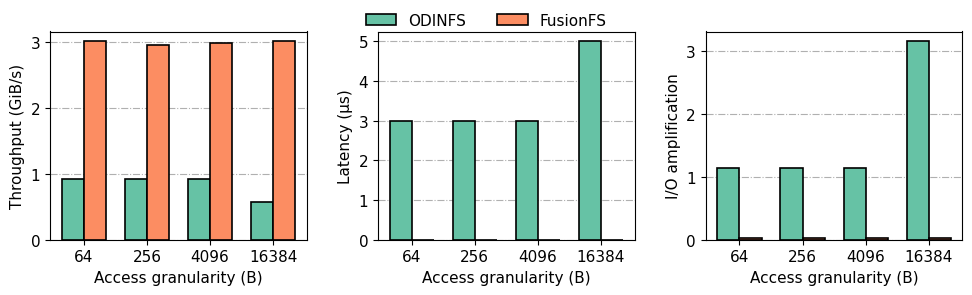

Write the Python code that produced this figure.
import matplotlib.pyplot as plt
import numpy as np

old_fontsize = plt.rcParams['font.size']
plt.rcParams['font.size'] = old_fontsize * 1.1

# hat = ['|//','-\\\\','|\\\\','-//',"--","\\\\",'//',"xx"]
markers = ['H', '^', '>', 'D', 'o', 's', 'p', 'x']
c = np.array([[102, 194, 165], [252, 141, 98], [141, 160, 203], 
        [231, 138, 195], [166,216,84], [255, 217, 47],
        [229, 196, 148], [179, 179, 179]])
c  = c/255

# Define the log file names in the desired order
log_files = {
    "64": {
        "odinfs": "../data/odinfs-granularity-64/pm-array:odinfs:breakdown-uniform:bufferedio.dat",
        "FusionFS": "../data/odinfs-granularity-64/pm-array:FusionFS:breakdown-uniform:bufferedio.dat"
    },
    "256": {
        "odinfs": "../data/odinfs-granularity-256/pm-array:odinfs:breakdown-uniform:bufferedio.dat",
        "FusionFS": "../data/odinfs-granularity-256/pm-array:FusionFS:breakdown-uniform:bufferedio.dat"
    },
    "4096": {
        "odinfs": "../data/odinfs-granularity-4096/pm-array:odinfs:breakdown-uniform:bufferedio.dat",
        "FusionFS": "../data/odinfs-granularity-4096/pm-array:FusionFS:breakdown-uniform:bufferedio.dat"
    },
    "16384": {
        "odinfs": "../data/odinfs-granularity-16384/pm-array:odinfs:breakdown-uniform:bufferedio.dat",
        "FusionFS": "../data/odinfs-granularity-16384/pm-array:FusionFS:breakdown-uniform:bufferedio.dat"
    }
}

# Initialize lists to store the data
x_values = []
y_values_1_odinfs = []
y_values_1_FusionFS = []
y_values_2_odinfs = []
y_values_2_FusionFS = []
y_values_3_odinfs = []
y_values_3_FusionFS = []

# Read the data from the log files
for granularity, paths in log_files.items():
    for fs, file_path in paths.items():
        with open(file_path, "r") as file:
            lines = file.readlines()
            
            # Extract the relevant data from the log file
            data_line = lines[1].strip().split()
            if fs == "odinfs":
                if granularity not in x_values:
                    x_values.append(granularity)
                thp = float(data_line[1])
                latency = float(data_line[2])
                MiB = thp / 1024 * 10 # we run for 10 seconds
                amp = float(data_line[-1]) / MiB

                y_values_1_odinfs.append(thp / 1024 / 1024)
                y_values_2_odinfs.append(amp)
                y_values_3_odinfs.append(latency)
            elif fs == "FusionFS":
                thp = float(data_line[1])
                latency = float(data_line[2])
                MiB = thp / 1024 * 10 # we run for 10 seconds
                amp = float(data_line[-1]) / MiB

                y_values_1_FusionFS.append(thp / 1024 / 1024)
                y_values_2_FusionFS.append(amp)
                y_values_3_FusionFS.append(latency)

# Create a figure with three subplots
fig, (ax1, ax2, ax3) = plt.subplots(1, 3, figsize=(10, 3)) #, layout="constrained")

# Plot the first subplot
width = 0.35  # width of the bars
x = np.arange(len(x_values))
ax1.set_axisbelow(True)
ax1.bar(x - width/2, y_values_1_odinfs, width, label="ODINFS", color=c[0], edgecolor='black', lw=1.2)
ax1.bar(x + width/2, y_values_1_FusionFS, width, label="FusionFS", color=c[1], edgecolor='black', lw=1.2)
ax1.set_ylabel("Throughput (GiB/s)")
ax1.set_xlabel("Access granularity (B)")
ax1.set_xticks(x)
ax1.set_xticklabels(x_values)
ax1.grid(axis='y', linestyle='-.')

# Plot the second subplot
ax2.set_axisbelow(True)
ax2.bar(x - width/2, y_values_3_odinfs, width, label="ODINFS", color=c[0], edgecolor='black', lw=1.2)
ax2.bar(x + width/2, y_values_3_FusionFS, width, label="FusionFS", color=c[1], edgecolor='black', lw=1.2)
ax2.set_ylabel("Latency (μs)")
ax2.set_xlabel("Access granularity (B)")
ax2.set_xticks(x)
ax2.set_xticklabels(x_values)
ax2.grid(axis='y', linestyle='-.')

# Plot the third subplot
ax3.set_axisbelow(True)
ax3.bar(x - width/2, y_values_2_odinfs, width, label="ODINFS", color=c[0], edgecolor='black', lw=1.2)
ax3.bar(x + width/2, y_values_2_FusionFS, width, label="FusionFS", color=c[1], edgecolor='black', lw=1.2)
ax3.set_ylabel("I/O amplification")
ax3.set_xlabel("Access granularity (B)")
ax3.set_xticks(x)
ax3.set_xticklabels(x_values)
ax3.grid(axis='y', linestyle='-.')

# Create a shared legend
handles, labels = ax1.get_legend_handles_labels()
fig.legend(handles, labels, loc=9, ncol=2, frameon=False)

# Calculate the percentage increase in y_values_1_odinfs
y_values_1_odinfs_increase = [((y_values_1_odinfs[i] - y_values_1_odinfs[i-1]) / y_values_1_odinfs[i-1]) * 100 for i in range(1, len(y_values_1_odinfs))]

# Calculate the percentage increase in y_values_2_odinfs
y_values_2_odinfs_increase = [((y_values_2_odinfs[i] - y_values_2_odinfs[i-1]) / y_values_2_odinfs[i-1]) * 100 for i in range(1, len(y_values_2_odinfs))]

# Print the percentage increase in y_values_1_odinfs
print("Percentage increase in y_values_1_odinfs:")
for increase in y_values_1_odinfs_increase:
    print(f"{increase:.2f}%")
print("Combined increase between last and first value:")
print(f"{((y_values_1_odinfs[-1] - y_values_1_odinfs[0]) / y_values_1_odinfs[0]) * 100:.2f}%")

# Print the percentage increase in y_values_2_odinfs
print("Percentage increase in y_values_2_odinfs:")
for increase in y_values_2_odinfs_increase:
    print(f"{increase:.2f}%")
print("Combined increase between last and first value:")
print(f"{((y_values_2_odinfs[-1] - y_values_2_odinfs[0]) / y_values_2_odinfs[0]) * 100:.2f}%")

plt.tight_layout()
fig.subplots_adjust(top=0.9)
plt.savefig("simulate-cxl.png", bbox_inches='tight')
plt.savefig("simulate-cxl.pdf", bbox_inches='tight')
